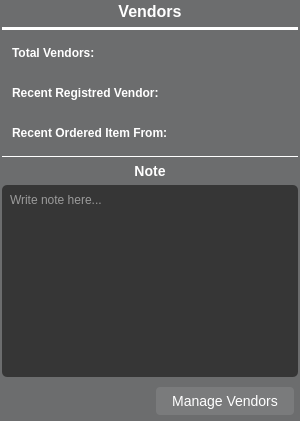
          <widget class="QWidget" name="VendorsStatus" native="true">
           <property name="minimumSize">
            <size>
             <width>300</width>
             <height>300</height>
            </size>
           </property>
           <property name="maximumSize">
            <size>
             <width>1000</width>
             <height>1000</height>
            </size>
           </property>
           <property name="cursor">
            <cursorShape>PointingHandCursor</cursorShape>
           </property>
           <property name="styleSheet">
            <string notr="true">QWidget {
    background-color:  rgb(108, 109, 110);
    border-radius: 5px;
}

QWidget:hover {

    background-color: rgb(89, 90, 91);

}</string>
           </property>
           <layout class="QVBoxLayout" name="verticalLayout_8">
            <property name="leftMargin">
             <number>2</number>
            </property>
            <property name="topMargin">
             <number>2</number>
            </property>
            <property name="rightMargin">
             <number>2</number>
            </property>
            <property name="bottomMargin">
             <number>2</number>
            </property>
            <item>
             <widget class="QPushButton" name="pushButton">
              <property name="styleSheet">
               <string notr="true">QPushButton{
    background-color: transparent;
        background: transparent;
    color:white;
    font-family: Arial, Helvetica, sans-serif;
    font-size: 16px;
    font-weight: bold;
    border: none;
}</string>
              </property>
              <property name="text">
               <string>Vendors</string>
              </property>
              <property name="icon">
               <iconset resource="Resources.qrc">
                <normaloff>:/images/icons/Vendors.png</normaloff>:/images/icons/Vendors.png</iconset>
              </property>
              <property name="iconSize">
               <size>
                <width>20</width>
                <height>20</height>
               </size>
              </property>
             </widget>
            </item>
            <item>
             <widget class="Line" name="line_3">
              <property name="styleSheet">
               <string notr="true">background-color: white;</string>
              </property>
              <property name="orientation">
               <enum>Qt::Horizontal</enum>
              </property>
             </widget>
            </item>
            <item>
             <layout class="QHBoxLayout" name="horizontalLayout_15">
              <property name="leftMargin">
               <number>10</number>
              </property>
              <property name="topMargin">
               <number>10</number>
              </property>
              <property name="rightMargin">
               <number>10</number>
              </property>
              <property name="bottomMargin">
               <number>10</number>
              </property>
              <item>
               <widget class="QLabel" name="vendorsTotalStatus">
                <property name="styleSheet">
                 <string notr="true">background-color: transparent;
    color:white;
    font-family: Arial, Helvetica, sans-serif;
    font-size: 12px;
    font-weight: bold;
    border: none;</string>
                </property>
                <property name="text">
                 <string>Total Vendors:</string>
                </property>
               </widget>
              </item>
             </layout>
            </item>
            <item>
             <layout class="QHBoxLayout" name="horizontalLayout_16">
              <property name="leftMargin">
               <number>10</number>
              </property>
              <property name="topMargin">
               <number>10</number>
              </property>
              <property name="rightMargin">
               <number>10</number>
              </property>
              <property name="bottomMargin">
               <number>10</number>
              </property>
              <item>
               <widget class="QLabel" name="VendorsStatusDate">
                <property name="styleSheet">
                 <string notr="true">background-color: transparent;
    color:white;
    font-family: Arial, Helvetica, sans-serif;
    font-size: 12px;
    font-weight: bold;
    border: none;</string>
                </property>
                <property name="text">
                 <string>Recent Registred Vendor:</string>
                </property>
               </widget>
              </item>
             </layout>
            </item>
            <item>
             <layout class="QHBoxLayout" name="horizontalLayout_17">
              <property name="leftMargin">
               <number>10</number>
              </property>
              <property name="topMargin">
               <number>10</number>
              </property>
              <property name="rightMargin">
               <number>10</number>
              </property>
              <property name="bottomMargin">
               <number>10</number>
              </property>
              <item>
               <widget class="QLabel" name="VendorsStatusLastOrder">
                <property name="styleSheet">
                 <string notr="true">background-color: transparent;
    color:white;
    font-family: Arial, Helvetica, sans-serif;
    font-size: 12px;
    font-weight: bold;
    border: none;</string>
                </property>
                <property name="text">
                 <string>Recent Ordered Item From:</string>
                </property>
               </widget>
              </item>
             </layout>
            </item>
            <item>
             <widget class="Line" name="line_10">
              <property name="maximumSize">
               <size>
                <width>16777215</width>
                <height>1</height>
               </size>
              </property>
              <property name="styleSheet">
               <string notr="true">background-color: white;</string>
              </property>
              <property name="orientation">
               <enum>Qt::Horizontal</enum>
              </property>
             </widget>
            </item>
            <item>
             <layout class="QVBoxLayout" name="verticalLayout_10">
              <property name="leftMargin">
               <number>0</number>
              </property>
              <property name="topMargin">
               <number>0</number>
              </property>
              <property name="rightMargin">
               <number>0</number>
              </property>
              <property name="bottomMargin">
               <number>0</number>
              </property>
              <item>
               <widget class="QLabel" name="VendorsNoteLabel">
                <property name="styleSheet">
                 <string notr="true">background-color: transparent;
    color:white;
    font-family: Arial, Helvetica, sans-serif;
    font-size: 14px;
    font-weight: bold;
    border: none;</string>
                </property>
                <property name="text">
                 <string>Note</string>
                </property>
                <property name="alignment">
                 <set>Qt::AlignCenter</set>
                </property>
               </widget>
              </item>
              <item>
               <widget class="QPlainTextEdit" name="VendorsPlainText">
                <property name="styleSheet">
                 <string notr="true">background-color: rgb(54, 54, 54);
color: white;
padding: 4px;</string>
                </property>
                <property name="placeholderText">
                 <string>Write note here...</string>
                </property>
               </widget>
              </item>
             </layout>
            </item>
            <item>
             <layout class="QHBoxLayout" name="horizontalLayout_5">
              <property name="leftMargin">
               <number>3</number>
              </property>
              <property name="topMargin">
               <number>3</number>
              </property>
              <property name="rightMargin">
               <number>3</number>
              </property>
              <property name="bottomMargin">
               <number>3</number>
              </property>
              <item>
               <spacer name="horizontalSpacer_6">
                <property name="orientation">
                 <enum>Qt::Horizontal</enum>
                </property>
                <property name="sizeHint" stdset="0">
                 <size>
                  <width>40</width>
                  <height>20</height>
                 </size>
                </property>
               </spacer>
              </item>
              <item>
               <widget class="QPushButton" name="VendorsNewVendor">
                <property name="styleSheet">
                 <string notr="true">QPushButton {
    color: white; /* Default text color */
    border: 2px solid transparent; /* Default border */
    background-color: rgba(255, 255, 255, 0.1);
    padding: 5px 15px; /* Padding around text */
    text-align: center; /* Center text */
    text-decoration: none; /* Remove underline from text */
    font-size: 14px; /* Text size */

}

QPushButton:hover {
    background-color: rgba(255, 255, 255, 0.3); /* White background with 50% opacity */
    border: 2px solid white; /* White left border */
}</string>
                </property>
                <property name="text">
                 <string>Manage Vendors</string>
                </property>
               </widget>
              </item>
             </layout>
            </item>
           </layout>
          </widget>
